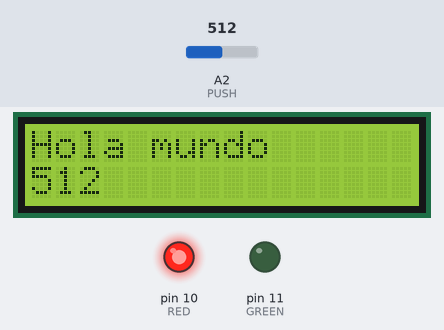
Recording of a sketch running on a simulated Arduino Uno, built with avr-gcc and run on an emulated ATmega328P. Shown: 16×2 character LCD, output pins drawn as LEDs (lit = HIGH). The test bench sets the inputs (shaded band); at power-on: A2 (PUSH) = 512.

Above: at 1.2 s.
1.3 s: A2 (PUSH) set to 23
At 2.1 s:
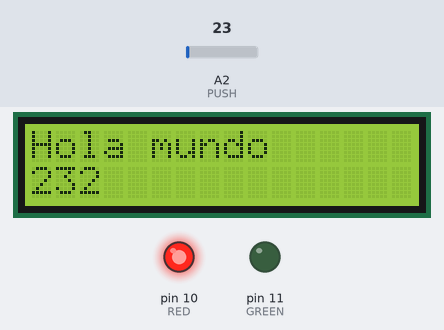
2.8 s: A2 (PUSH) set to 18
At 3.2 s:
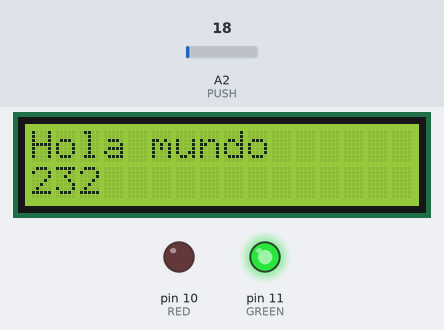
4.3 s: A2 (PUSH) set to 122
At 5.6 s:
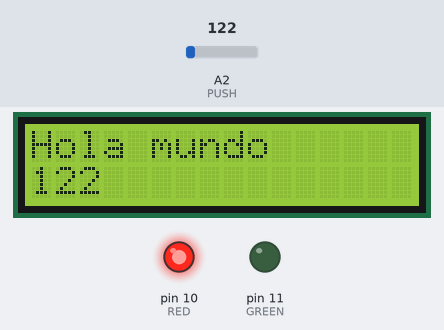
Timing chart, 0 to 7.3 s (numbered marks = the images above; inputs shaded):
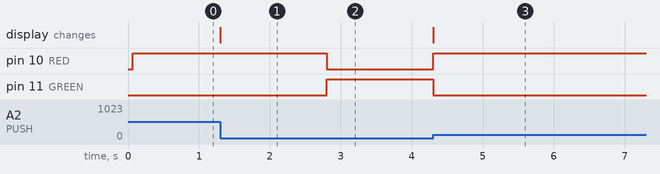

Measured:
- the behaviour switches between 21 and 20 on A2 (PUSH) (found by bisection; images 1 and 2)
- after the input at 1.3 s, the display: changes at once (image 1)
- after the input at 2.8 s, pin 10 (RED): HIGH → LOW at once; pin 11 (GREEN): LOW → HIGH at once
- after the input at 4.3 s, pin 10 (RED): LOW → HIGH at once; pin 11 (GREEN): HIGH → LOW at once; the display: changes at once (image 3)

The sketch:

sketch.ino
```cpp
#include <LiquidCrystal.h>

#define RS 	4
#define ENABLED	5
#define D4 	6
#define D5 	7
#define D6 	8
#define D7 	9

#define RED	10
#define GREEN	11
#define PUSH	A2

#define DEBOUNCE_DELAY	50

LiquidCrystal *lcd;
int lastState = LOW;
int pushState;
long lastDebounceTime = 0;

void setup() {
   pinMode(RED, OUTPUT);
   pinMode(GREEN, OUTPUT);
   pinMode(PUSH, INPUT);

   lcd = new LiquidCrystal(RS, ENABLED, D4, D5, D6, D7);
   lcd->begin(16, 2);
   lcd->print("Hola mundo");
   lcd->setCursor(0, 1);
}

void loop() {
   int reading = analogRead(PUSH);
   pushState = reading;
/*
   if (reading != lastState) {
      lastDebounceTime = millis();
   }

   long time = millis() - lastDebounceTime;
   if (time > DEBOUNCE_DELAY) {
      if (reading != pushState) {
         pushState = reading;
      }
   }

*/
   if (pushState > 20) {
      digitalWrite(RED, HIGH);
      digitalWrite(GREEN, LOW);
      lcd->setCursor(0, 1);
      lcd->print(pushState);
   } else {
      digitalWrite(RED, LOW);
      digitalWrite(GREEN, HIGH);
      lcd->setCursor(0, 1);
      //lcd->print("               ");
      //lcd->print(pushState);
   }
   lastState = reading;
}
```
